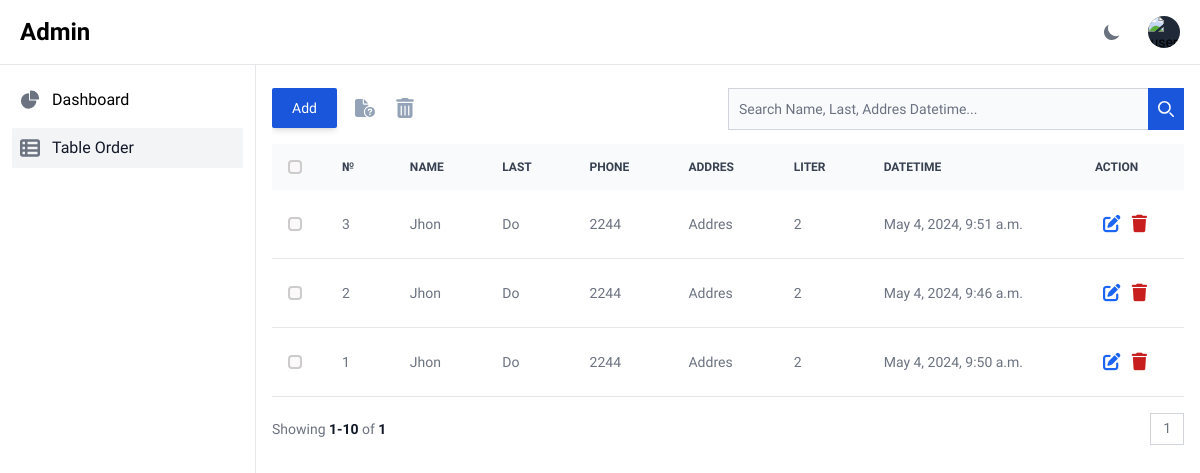
The page / on the database its author committed.
### api/models.py (models this page shows, shortened)
class Order(models.Model):
    name = models.CharField(max_length=200)
    last = models.CharField(max_length=200)
    phone = models.CharField(max_length=12)
    addres = models.TextField()
    liter = models.IntegerField()
    datetime = models.DateTimeField(auto_now=True, null=True)

### api/views.py (the view)
# urls.py: path( '', Index, name='index' ),
def Index(request):
    query = request.GET.get('q')
    if query:
        list = Order.objects.all().order_by('-id').filter(
            Q(name__icontains=query)|
            Q(last__icontains=query) |
            Q(phone__icontains=query) |
            Q(datetime__icontains=query)
        )
    else :
        list = Order.objects.all().order_by('-id')
    paginator = Paginator(list, 10)
    page_number = request.GET.get("page")
    page_obj = paginator.get_page(page_number)
    num_pages = paginator.num_pages
    contex = {
       'list':page_obj,
       'num_pags':num_pages,
       'page_number':page_number,
       'q':query
    }
    return render(request, 'index.html', contex)

### template/index.html (shortened to what this page needs)
{% extends 'base.html' %}
{% block blockname %}
<div class="relative overflow-x-auto ">
    <div class="flex rounded dark:border-gray-700 pt-4">
        <div class="flex w-full space-y-4 sm:space-y-0 pb-4">
            <button id="open-creat" type="button"
                class="shadow-md text-gray-900 p-2.5 bg-blue-700 rounded-sm text-white focus:outline-none hover:bg-blue-800 font-medium text-sm px-5 py-2.5 me-2 dark:bg-blue-700 dark:text-white dark:hover:bg-blue-800 dark:hover:border-blue-600 dark:focus:ring-blue-700">
                Add
            </button>
            <a href="{% url 'index' %}" class="p-2.5 text-gray-900">
            </a>
            <button type="button" class="p-2.5 text-gray-900" id="check_btn">
            </button>
        </div>
        <div class="max-w-lg w-full mx-auto">
            <form>
                <div class="float-right relative w-full float-right">
                    <input type="search" id="search-dropdown" name="q"
                        class="block p-2.5 w-full z-20 text-sm text-gray-900 bg-gray-50 rounded-e-sm border-gray-300 focus:ring-blue-500 focus:border-gray-700 dark:bg-gray-700 dark:border-s-gray-700  dark:border-gray-600 dark:placeholder-gray-400 dark:text-white dark:focus:border-gray-700"
                        placeholder="Search Name, Last, Addres Datetime..." required />
                    <button type="submit"
                        class="absolute top-0 end-0 p-2.5 text-sm font-medium h-full text-white bg-blue-700 rounded-e-sm hover:bg-blue-800 dark:bg-blue-700 dark:hover:bg-blue-800 dark:focus:ring-blue-800">
                        <svg class="w-4 h-4" aria-hidden="true" xmlns="http://www.w3.org/2000/svg" fill="none"
                            viewBox="0 0 20 20">
                            <path stroke="currentColor" stroke-linecap="round" stroke-linejoin="round" stroke-width="2"
                                d="m19 19-4-4m0-7A7 7 0 1 1 1 8a7 7 0 0 1 14 0Z" />
                        </svg>
                    </button>
                </div>
            </form>
        </div>
    </div>
</div>
<table id="content" class="w-full text-sm text-left rtl:text-right text-gray-500 dark:text-gray-400">
    <thead class="text-xs text-gray-700 uppercase bg-gray-50 dark:bg-gray-600 dark:text-gray-400">
        <tr>
            <th scope="col" class="p-4">
                <div class="flex items-center">
                    <input id="main-checkbox" class="main-checkbox" type="checkbox">
                </div>
            </th>
            <th scope="col" class="px-6 py-3">
                №
            </th>
            <th scope="col" class="px-6 py-3">
                Name
            </th>
            <th scope="col" class="px-6 py-3">
                Last
            </th>
            <th scope="col" class="px-6 py-3">
                Phone
            </th>
            <th scope="col" class="px-6 py-3">
                Addres
            </th>
            <th scope="col" class="px-6 py-3">
                Liter
            </th>
            <th scope="col" class="px-6 py-3">
                Datetime
            </th>
            <th scope="col" class="px-6 py-3">
                Action
            </th>
        </tr>
    </thead>
    <tbody>
        {% for list in list %}
        <tr class="bg-white border-b dark:bg-gray-800 dark:border-gray-700">
            <td class="w-4 p-4">
                <div class="flex items-center">
                    <input id="task_{{ list.id }}" type="checkbox" name="task_ids" value="{{ list.id }}"
                        class="task-checkbox">
                </div>
            </td>
            <td class="px-6 py-4">
                {{ forloop.revcounter }}
            </td>
            <td class="px-6 py-4">
                {{ list.name }}
            </td>
            <td class="px-6 py-4">
                {{ list.last }}
            </td>
            <td class="px-6 py-4">
                {{ list.phone }}
            </td>
            <td class="px-6 py-4">
                {{ list.addres }}
            </td>
            <td class="px-6 py-4">
                {{ list.liter }}
            </td>
            <td class="px-6 py-4">
                {{ list.datetime }}
            </td>
            <td class="px-6 py-4">
                <button data-tooltip-target="tooltip-hover-{{ list.id }}" data-tooltip-trigger="hover"
                    class="edit_btn p-2 text-blue-600 hover:text-blue-800" data-id="{{ list.id }}" id="edit_btn">
                </button>
                <button data-tooltip-target="tooltip-hover-{{ list.id }}-delete" data-tooltip-trigger="hover"
                    class="delete_btn p-px text-red-700 hover:text-red-900" data-url="{% url 'delete' %}"
                    data-id="{{ list.id }}" id="delete_btn">
                </button>
            </td>
        </tr>
        {% endfor %}
    </tbody>
</table>
<nav class="flex items-center flex-column flex-wrap md:flex-row justify-between pt-4" aria-label="Table navigation">
    <span
        class="text-sm font-normal text-gray-500 dark:text-gray-400 mb-4 md:mb-0 block w-full md:inline md:w-auto">Showing
        <span class="font-semibold text-gray-900 dark:text-white">
            1-10</span> of <span class="font-semibold text-gray-900 dark:text-white">
            {{ num_pags }}
        </span></span>
    <ul class="flex items-center -space-x-px h-8 text-sm">
        <li>
            <a href=""
                class="flex items-center justify-center px-3 h-8 leading-tight text-gray-500 bg-white border border-gray-300 hover:bg-gray-100 hover:text-gray-700 dark:bg-gray-800 dark:border-gray-700 dark:text-gray-400 dark:hover:bg-gray-700 dark:hover:text-white">
                {{ list.number }}</a>
        </li>
    </ul>
    {% endblock blockname %}

### template/base.html (shortened to what this page needs)
<!DOCTYPE html>
<html lang="en">
<head>
  {% load static %}
  <link rel="stylesheet" href="{% static 'css/main.css' %}">
  <link href="{% static 'css/flowbite.min.css' %}" rel="stylesheet" />
  <link rel="stylesheet" href="https://cdnjs.cloudflare.com/ajax/libs/font-awesome/6.5.2/css/all.min.css" />
</head>
<body class="dark:bg-gray-900">
<div id="root">
  <nav class="fixed top-0 z-50 w-full bg-white border-b border-gray-200 dark:bg-gray-800 dark:border-gray-700">
    <div class="px-3 py-3 lg:px-5 lg:pl-3">
      <div class="flex items-center justify-between">
        <div class="flex items-center justify-start rtl:justify-end">
          <a href="https://flowbite.com" class="flex ms-2 md:me-24">
            <span
              class="self-center text-xl font-semibold sm:text-2xl whitespace-nowrap dark:text-white">Admin</span>
          </a>
        </div>
        <div class="flex items-center">
          <div class="flex items-center ms-3">
            <button id="theme-toggle" type="button"
              class="text-gray-500 dark:text-gray-400 hover:bg-gray-100 dark:hover:bg-gray-700 focus:outline-none focus:ring-4 focus:ring-gray-200 dark:focus:ring-gray-700 rounded-lg text-sm p-2.5">
              <svg id="theme-toggle-dark-icon" class="hidden w-5 h-5" fill="currentColor" viewBox="0 0 20 20"
                xmlns="http://www.w3.org/2000/svg">
                <path d="M17.293 13.293A8 8 0 016.707 2.707a8.001 8.001 0 1010.586 10.586z"></path>
              </svg>
            </button>
            <div class="ps-4">
              <button type="button"
                class="flex text-sm bg-gray-800 rounded-full focus:ring-4 focus:ring-gray-300 dark:focus:ring-gray-600"
                aria-expanded="false" data-dropdown-toggle="dropdown-user">
                <img class="w-8 h-8 rounded-full" src="https://flowbite.com/docs/images/people/profile-picture-5.jpg"
                  alt="user photo">
              </button>
            </div>
          </div>
        </div>
      </div>
    </div>
  </nav>
  <aside id="logo-sidebar"
    class="fixed top-0 left-0 z-40 w-64 h-screen pt-20 transition-transform -translate-x-full bg-white border-r border-gray-200 sm:translate-x-0 dark:bg-gray-800 dark:border-gray-700"
    aria-label="Sidebar">
    <div class="h-full px-3 pb-4 overflow-y-auto bg-white dark:bg-gray-800">
      <ul class="space-y-2 font-medium">
        <li>
          <a href="{% url 'home' %}"
            class="{% if request.path == '/home/' %} fill-gray-100 text-gray-900 dark:bg-gray-700 bg-gray-100 {% endif %} text-gray-100 flex items-center p-2 rounded-sm dark:text-white hover:bg-gray-100 dark:hover:bg-gray-700 group">
            <span class="ms-3">Dashboard</span>
          </a>
        </li>
        <li>
          <a href="{% url 'index' %}"
            class="{% if request.path == '/' %} fill-gray-100 text-gray-900 dark:bg-gray-700 bg-gray-100 {% endif %} text-gray-100 flex items-center p-2 rounded-sm dark:text-white hover:bg-gray-100 dark:hover:bg-gray-700 group">
            <svg class="{% if request.path == '/' %} {% endif %}  w-5 h-5 text-gray-500 transition duration-75 dark:text-gray-400 group-hover:text-gray-900 dark:group-hover:text-white" fill="currentColor" xmlns="http://www.w3.org/2000/svg" viewBox="0 0 512 512"><path d="M0 96C0 60.7 28.7 32 64 32H448c35.3 0 64 28.7 64 64V416c0 35.3-28.7 64-64 64H64c-35.3 0-64-28.7-64-64V96zm64 0v64h64V96H64zm384 0H192v64H448V96zM64 224v64h64V224H64zm384 0H192v64H448V224zM64 352v64h64V352H64zm384 0H192v64H448V352z"/></svg>
            <span class="ms-3">Table Order</span>
          </a>
        </li>
      </ul>
    </div>
  </aside>
  <div class="p-2 sm:ml-64">
    <div class="p-2 rounded-sm mt-14">
      {% block blockname %}
      {% endblock blockname %}
    </div>
  </div>
</div>
</body>
</html>

### static/css/main.css (style rules this page uses)
#root { width: 100%; height: 100%; }
body { font-family: "Acme", sans-serif; font-weight: 100; font-style: normal; }
table .main-checkbox { -webkit-appearance: none; -moz-appearance: none; appearance: none; width: 14px; height: 14px; border: 2px solid #ccc; border-radius: 4px; background-color: rgba(248, 246, 246, 0.637); outline: none; cursor: pointer; }
table .task-checkbox { -webkit-appearance: none; -moz-appearance: none; appearance: none; width: 14px; height: 14px; border: 2px solid #ccc; border-radius: 4px; background-color: rgba(248, 246, 246, 0.637); outline: none; cursor: pointer; }

### rows shown on the page
Order: name "Jhon", last "Do", phone "2244", addres "Addres", liter "2", datetime "May 4, 2024, 9:51 a.m."
Order: name "Jhon", last "Do", phone "2244", addres "Addres", liter "2", datetime "May 4, 2024, 9:46 a.m."
Order: name "Jhon", last "Do", phone "2244", addres "Addres", liter "2", datetime "May 4, 2024, 9:50 a.m."

### other values the page prints
{{ num_pags }} "1"
{{ list.number }} "1"
